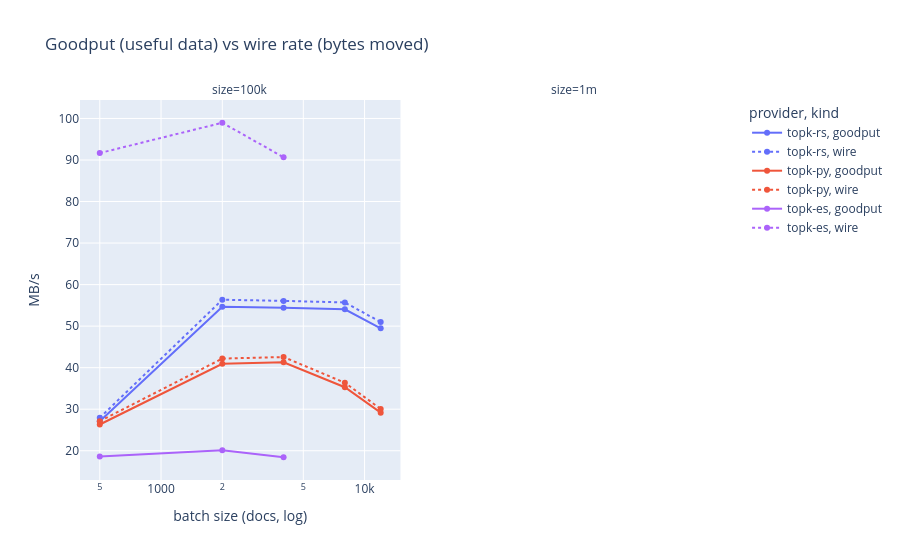

The notebook cell this image was saved under:
### Markdown cell above
## Effective throughput — goodput vs bytes moved

`bench.ingest.upserted_bytes` is `doc.approx_size()` summed over the **parsed**
documents, so it is protocol-independent: every client reports the same value for the
same documents. That makes it the right numerator for *useful data delivered* —
**goodput** — as distinct from bytes actually put on the wire.

The gap between them is the protocol's tax:

```
goodput      = upserted_bytes / wall          (measured, protocol-independent)
wire rate    = docs/s x wire_bytes_per_doc    (per-client constant, below)
efficiency   = goodput / wire rate = 1 / inflation
```

`wire_bytes_per_doc` is a calibration constant, not a measurement from the harness:

| client | bytes/doc | how |
|---|---|---|
| `topk-py` | ~3.4 KiB | 768 f32 = 3072 B + text + filters, binary proto — **computed**, close to `approx_size` |
| `topk-es` | 16.22 KiB | orjson ndjson of exactly the fields the provider sends — **measured over 500 real documents** |

The ES figure is the trustworthy one: it predicts the observed batch ceiling (63.4 MiB at
batch=4000 passes, 126.7 MiB at 8000 fails against the 64 MiB limit). The native figure is
computed rather than measured and should be treated as approximate — it is not derived
from anything the harness records.

### Code cell
# topk-rs and topk-py encode identical protobuf, so they share a constant. topk-sql has
# none and is therefore absent from this chart rather than plotted on a guess.
WIRE_KIB_PER_DOC = {"topk-py": 3.4, "topk-rs": 3.4, "topk-es": 16.22}

if BATCH_FILES:
    g = []
    for r in raw.iter_rows(named=True):
        # Measured if the provider reports wire bytes, otherwise the calibration constant.
        if r["wire"]:
            wire_total, src = r["wire"], "measured"
        else:
            kib = WIRE_KIB_PER_DOC.get(r["provider"])
            if kib is None:
                continue
            wire_total, src = r["docs"] * kib * 1024, "constant"
        g.append({"provider": r["provider"], "batch": r["batch"], "size": r["size"], "src": src,
                  "goodput": r["bytes"] / r["wall"] / 1e6,
                  "wire": wire_total / r["wall"] / 1e6,
                  "efficiency": r["bytes"] / wire_total})

    gd = (pl.DataFrame(g)
            .group_by(["provider", "batch", "size", "src"])
            .agg([pl.col("goodput").mean(), pl.col("wire").mean(), pl.col("efficiency").mean()])
            .with_columns(pl.col("provider").cast(pl.Enum(ORDER)))
            .sort(["size", "provider", "batch"]))

    m = gd.unpivot(index=["provider", "batch", "size"], on=["goodput", "wire"],
                   variable_name="kind", value_name="MB_s")
    fig = px.line(m.to_pandas(), x="batch", y="MB_s", color="provider", line_dash="kind",
                  markers=True, log_x=True, facet_col="size",
                  category_orders={"provider": ORDER, "size": SIZES},
                  labels={"MB_s": "MB/s", "batch": "batch size (docs, log)"},
                  title="Goodput (useful data) vs wire rate (bytes moved)")
    fig.show()

    missing = sorted(set(raw["provider"].unique().to_list()) - set(gd["provider"].cast(pl.String).unique().to_list()))
    if missing:
        print(f"  not plotted (no wire-bytes measurement and no calibration constant): {', '.join(missing)}")

    print(f"  {'client':9} {'best goodput':>13} {'wire at that point':>19} {'efficiency':>11}")
    print("  " + "-" * 58)
    for prov in gd["provider"].unique().to_list():
        b_ = gd.filter(pl.col("provider") == prov).sort("goodput", descending=True).head(1)
        print(f"  {str(prov):9} {b_['goodput'][0]:10.1f} MB/s {b_['wire'][0]:15.1f} MB/s "
              f"{b_['efficiency'][0]:10.0%}   ({b_['src'][0]})")
    print()
    print("  efficiency = useful bytes delivered per byte moved. The shortfall is what the")
    print("  protocol spends encoding a 768-float vector as decimal text.")

### Figure 1 — Plotly figure (JSON) as saved in the notebook; plotly's stock layout.template omitted (floating-point values rounded to 4 significant figures)
{"data": [{"hovertemplate": "provider=topk-rs<br>kind=goodput<br>size=100k<br>batch size (docs, log)=%{x}<br>MB/s=%{y}<extra></extra>", "legendgroup": "topk-rs, goodput", "line": {"color": "#636efa", "dash": "solid"}, "marker": {"symbol": "circle"}, "mode": "lines+markers", "name": "topk-rs, goodput", "orientation": "v", "showlegend": true, "type": "scatter", "x": [500, 2000, 4000, 8000, 12000], "xaxis": "x", "y": [27.11, 54.68, 54.41, 54.04, 49.46], "yaxis": "y"}, {"hovertemplate": "provider=topk-rs<br>kind=wire<br>size=100k<br>batch size (docs, log)=%{x}<br>MB/s=%{y}<extra></extra>", "legendgroup": "topk-rs, wire", "line": {"color": "#636efa", "dash": "dot"}, "marker": {"symbol": "circle"}, "mode": "lines+markers", "name": "topk-rs, wire", "orientation": "v", "showlegend": true, "type": "scatter", "x": [500, 2000, 4000, 8000, 12000], "xaxis": "x", "y": [27.94, 56.36, 56.08, 55.7, 50.98], "yaxis": "y"}, {"hovertemplate": "provider=topk-py<br>kind=goodput<br>size=100k<br>batch size (docs, log)=%{x}<br>MB/s=%{y}<extra></extra>", "legendgroup": "topk-py, goodput", "line": {"color": "#EF553B", "dash": "solid"}, "marker": {"symbol": "circle"}, "mode": "lines+markers", "name": "topk-py, goodput", "orientation": "v", "showlegend": true, "type": "scatter", "x": [500, 2000, 4000, 8000, 12000], "xaxis": "x", "y": [26.31, 40.93, 41.29, 35.29, 29.17], "yaxis": "y"}, {"hovertemplate": "provider=topk-py<br>kind=wire<br>size=100k<br>batch size (docs, log)=%{x}<br>MB/s=%{y}<extra></extra>", "legendgroup": "topk-py, wire", "line": {"color": "#EF553B", "dash": "dot"}, "marker": {"symbol": "circle"}, "mode": "lines+markers", "name": "topk-py, wire", "orientation": "v", "showlegend": true, "type": "scatter", "x": [500, 2000, 4000, 8000, 12000], "xaxis": "x", "y": [27.12, 42.19, 42.56, 36.38, 30.07], "yaxis": "y"}, {"hovertemplate": "provider=topk-es<br>kind=goodput<br>size=100k<br>batch size (docs, log)=%{x}<br>MB/s=%{y}<extra></extra>", "legendgroup": "topk-es, goodput", "line": {"color": "#ab63fa", "dash": "solid"}, "marker": {"symbol": "circle"}, "mode": "lines+markers", "name": "topk-es, goodput", "orientation": "v", "showlegend": true, "type": "scatter", "x": [500, 2000, 4000], "xaxis": "x", "y": [18.64, 20.12, 18.43], "yaxis": "y"}, {"hovertemplate": "provider=topk-es<br>kind=wire<br>size=100k<br>batch size (docs, log)=%{x}<br>MB/s=%{y}<extra></extra>", "legendgroup": "topk-es, wire", "line": {"color": "#ab63fa", "dash": "dot"}, "marker": {"symbol": "circle"}, "mode": "lines+markers", "name": "topk-es, wire", "orientation": "v", "showlegend": true, "type": "scatter", "x": [500, 2000, 4000], "xaxis": "x", "y": [91.67, 98.97, 90.65], "yaxis": "y"}], "layout": {"annotations": [{"font": {}, "showarrow": false, "text": "size=100k", "x": 0.245, "xanchor": "center", "xref": "paper", "y": 1.0, "yanchor": "bottom", "yref": "paper"}, {"font": {}, "showarrow": false, "text": "size=1m", "x": 0.755, "xanchor": "center", "xref": "paper", "y": 1.0, "yanchor": "bottom", "yref": "paper"}], "legend": {"title": {"text": "provider, kind"}, "tracegroupgap": 0}, "title": {"text": "Goodput (useful data) vs wire rate (bytes moved)"}, "xaxis": {"anchor": "y", "domain": [0.0, 0.49], "title": {"text": "batch size (docs, log)"}, "type": "log"}, "xaxis2": {"anchor": "y2", "domain": [0.51, 1.0], "matches": "x", "title": {"text": "batch size (docs, log)"}, "type": "log"}, "yaxis": {"anchor": "x", "domain": [0.0, 1.0], "title": {"text": "MB/s"}}, "yaxis2": {"anchor": "x2", "domain": [0.0, 1.0], "matches": "y", "showticklabels": false}}}
